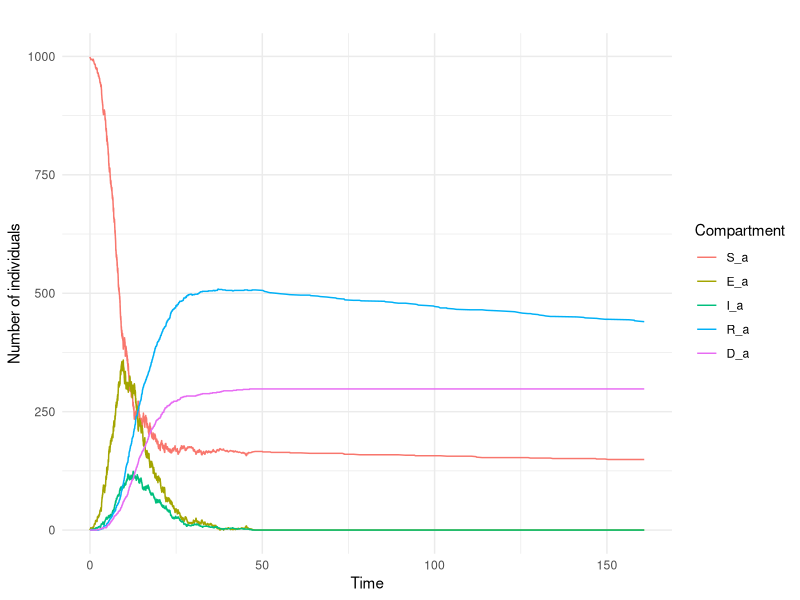
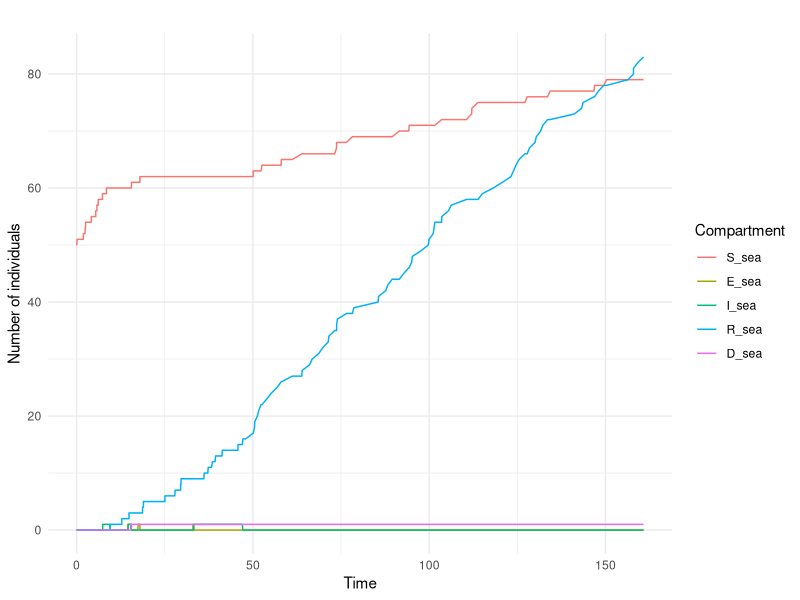
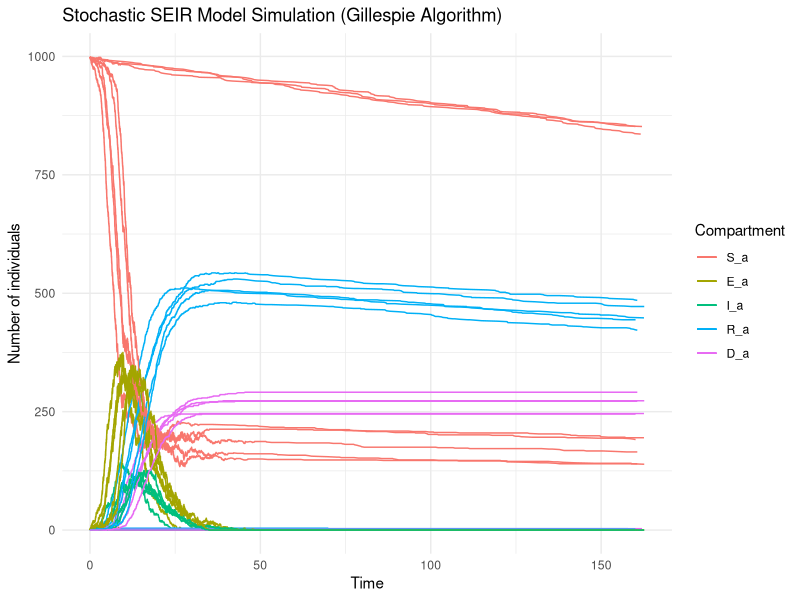
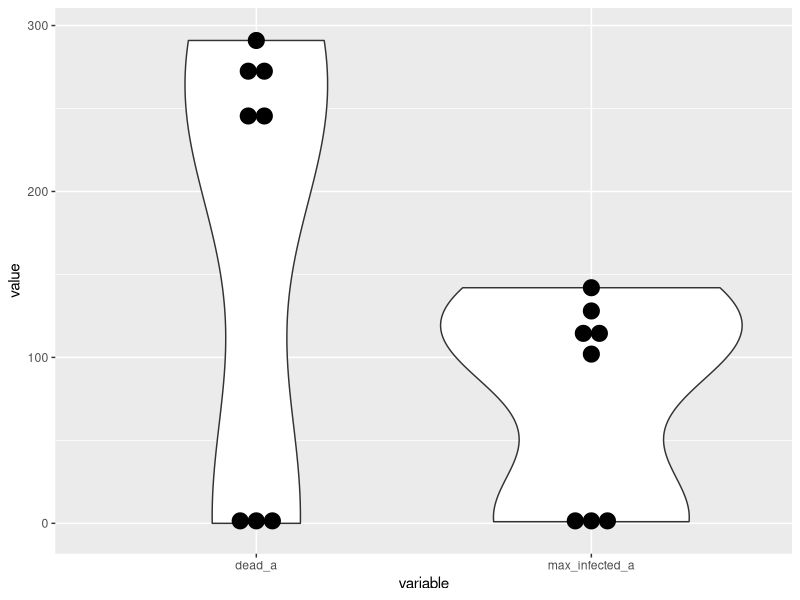

Here is the R script that generated these plots, in order:



# -------------------------------------------------------------------------


# -------------------------------------------------------------------------



library(tidyverse)
library(ggplot2)
library(reshape2)
library(abind)
library(cowplot)

# Parameters
total_time <- 160          # Simulation time

param = list( sigma = 1/5.2,            # Rate of progression from exposed to infectious (inverse of incubation period)
              gamma = 1/2.9,             # Recovery rate (inverse of infectious period)
              eta =  (1/5.2)*(0.1)*50,   # Rate of progression from infectious to exposed
              mu = (1/2.9) * 0.5,        # Rate of mortality 
              beta = c(0.01, 0.001),     # Transmission rate in a colony, at sea
              zeta = 0.001                # Transition from colony A to the sea
)


# Initial state

## In colony A
N <- 1000                  # Total population in colony A
initial_infected <- 1
initial_exposed <- 0
initial_recovered <- 0
initial_susceptible <- N - initial_infected - initial_exposed - initial_recovered
initial_dead <- 0

initial_state_A <- c(S = initial_susceptible,
                     E = initial_exposed,
                     I = initial_infected,
                     R = initial_recovered,
                     D = initial_dead)

## At sea
N <- 50                  # Total population at sea
initial_infected <- 0
initial_exposed <- 0
initial_recovered <- 0
initial_susceptible <- N - initial_infected - initial_exposed - initial_recovered
initial_dead <- 0

initial_state_sea <- c(S = initial_susceptible,
                       E = initial_exposed,
                       I = initial_infected,
                       R = initial_recovered,
                       D = initial_dead)



initial_state = matrix(data = c(initial_state_A,
                                initial_state_sea), 
                       nrow = 2, ncol = 5, 
                       byrow = T)

# Gillespie SEIR model function
gillespie_seir <- function(param, initial_state, total_time) {
  
  sigma = param$sigma
  gamma = param$gamma
  eta = param$eta
  mu = param$mu
  beta_colony = param$beta[1]
  beta_sea = param$beta[2]
  zeta = param$zeta

  times <- c(0)
  states <- array(dim = c(2,5,1), data = initial_state)
  
  while (times[length(times)] < total_time) {
    
    S_a <- states[1, 1, dim(states)[3]]
    E_a <- states[1, 2, dim(states)[3]]
    I_a <- states[1, 3, dim(states)[3]]
    R_a <- states[1, 4, dim(states)[3]]
    D_a <- states[1, 5, dim(states)[3]]
    
    S_sea <- states[2, 1, dim(states)[3]]
    E_sea <- states[2, 2, dim(states)[3]]
    I_sea <- states[2, 3, dim(states)[3]]
    R_sea <- states[2, 4, dim(states)[3]]
    D_sea <- states[2, 5, dim(states)[3]]
    
    rates <- c(
      "S_a_to_E_a" = beta_colony * S_a * I_a,
      "E_a_to_S_a" = eta * E_a,
      "E_a_to_I_a" = sigma * E_a,
      "I_a_to_R_a" = gamma * I_a,
      "I_a_to_D_a" = mu * I_a,
      
      "S_sea_to_E_sea" = beta_sea * S_sea * I_sea,
      "E_sea_to_S_sea" = eta * E_sea,
      "E_sea_to_I_sea" = sigma * E_sea,
      "I_sea_to_R_sea" = gamma * I_sea,
      "I_sea_to_D_sea" = mu * I_sea,
      
      "S_a_to_S_sea" = zeta * S_a,
      "E_a_to_E_sea" = zeta * E_a,
      "I_a_to_I_sea" = zeta * I_a,
      "R_a_to_R_sea" = zeta * R_a
      
      
    )
    
    total_rate <- sum(rates)
    
    if (total_rate == 0) {
      break
    }
    
    time_step <- rexp(1, total_rate)
    times <- c(times, times[length(times)] + time_step)
    
    transition <- sample(names(rates), 1, prob = rates / total_rate)
    
    if (transition == "S_a_to_E_a") {
      S_a <- S_a - 1
      E_a <- E_a + 1
    } else if (transition == "E_a_to_S_a") {
      E_a <- E_a - 1
      S_a <- S_a + 1
    } else if (transition == "E_a_to_I_a") {
      E_a <- E_a - 1
      I_a <- I_a + 1
    } else if (transition == "I_a_to_R_a") {
      I_a <- I_a - 1
      R_a <- R_a + 1
    } else if (transition == "I_a_to_D_a") {
      I_a <- I_a - 1
      D_a <- D_a + 1
    } else if (transition == "S_sea_to_E_sea") {
      S_sea <- S_sea - 1
      E_sea <- E_sea + 1
    } else if (transition == "E_sea_to_S_sea") {
      E_sea <- E_sea - 1
      S_sea <- S_sea + 1
    } else if (transition == "E_sea_to_I_sea") {
      E_sea <- E_sea - 1
      I_sea <- I_sea + 1
    } else if (transition == "I_sea_to_R_sea") {
      I_sea <- I_sea - 1
      R_sea <- R_sea + 1
    } else if (transition == "I_sea_to_D_sea") {
      I_sea <- I_sea - 1
      D_sea <- D_sea + 1
    } else if (transition == "S_a_to_S_sea") {
      S_a <- S_a - 1
      S_sea <- S_sea + 1
    } else if (transition == "E_a_to_E_sea") {
      E_a <- E_a - 1
      E_sea <- E_sea + 1
    } else if (transition == "I_a_to_I_sea") {
      I_a <- I_a - 1
      I_sea <- I_sea + 1
    } else if (transition == "R_a_to_R_sea") {
      R_a <- R_a - 1
      R_sea <- R_sea + 1
    }
    
    
    new_state = matrix(data = c(S_a, E_a, I_a, R_a, D_a,
                                S_sea, E_sea, I_sea, R_sea, D_sea), 
                           nrow = 2, ncol = 5, 
                           byrow = T)
    
    states <- abind(states, new_state)
  }
  
  output <- data.frame(
    time = times,
    S_a = states[1, 1, ],
    E_a = states[1, 2, ],
    I_a = states[1, 3, ],
    R_a = states[1, 4, ],
    D_a = states[1, 5, ],
    S_sea = states[2, 1, ],
    E_sea = states[2, 2, ],
    I_sea = states[2, 3, ],
    R_sea = states[2, 4, ],
    D_sea = states[2, 5, ]
  )
  
  return(output)
}

# Run simulation

output <- gillespie_seir(param, initial_state, total_time)



# Plot results
output_long <- melt(output, id = "time")
output_a <- output_long %>% filter(variable %in% c("S_a", "E_a", "I_a", "R_a", "D_a"))
plot_a <- ggplot(output_a, aes(x = time, y = value, color = variable)) +
  geom_line() +
  labs(x = "Time", y = "Number of individuals", color = "Compartment") +
  theme_minimal() +
  ggtitle("")

output_sea <- output_long %>% filter(variable %in% c("S_sea", "E_sea", "I_sea", "R_sea", "D_sea"))
plot_sea <- ggplot(output_sea, aes(x = time, y = value, color = variable)) +
  geom_line() +
  labs(x = "Time", y = "Number of individuals", color = "Compartment") +
  theme_minimal() +
  ggtitle("")

# Display plots
plot_a 
plot_sea



summary_output = function(output){
  
  N_a = output[1, c("S_a", "I_a")] %>% sum()
  
  max_infected_a = max(output[, "I_a"]) 
  prop_max_infected_a = max_infected_a / N_a
  dead_a = output[nrow(output), "D_a"]
  prop_dead_a = dead_a / N_a
  
  max_infected_sea = max(output[, "I_sea"]) 
  dead_sea = output[nrow(output), "D_sea"]
  
  prop_non_exposed_from_a = (output[nrow(output), "S_a"] + output[nrow(output), "S_sea"] - output[1, "S_sea"] ) / N_a
  
  return( data.frame(
    N_a = N_a,
    max_infected_a = max_infected_a,
    prop_max_infected_a = prop_max_infected_a,
    dead_a = dead_a,
    prop_dead_a = prop_dead_a,
    max_infected_sea = max_infected_sea,
    dead_sea = dead_sea,
    prop_non_exposed_from_a = prop_non_exposed_from_a
    
  ))
}


output_long_list = data.frame()
response_list = data.frame()

nb_iterations = 8

for (i in 1:nb_iterations){
  
  output = gillespie_seir(param, initial_state, total_time)
  output_long = melt(output, id = "time")
  
  output_long_i <- cbind(output_long,
                         data.frame(simulation = rep(i, times = nrow(output_long))))
  
  output_long_list = rbind(output_long_list, output_long_i)
  response_list = rbind(response_list, summary_output(output))
  
}


output_a <- output_long_list %>% filter(variable %in% c("S_a", "E_a", "I_a", "R_a", "D_a"))

p = ggplot()
for(i in 1:nb_iterations){
  p = p + geom_line(data = output_a %>% subset(., simulation == i )
                    , aes(x = time, y = value, color = variable)) 
}
p = p +
  labs(x = "Time", y = "Number of individuals", color = "Compartment") +
  theme_minimal() +
  ggtitle("Stochastic SEIR Model Simulation (Gillespie Algorithm)")


p


data_long <- pivot_longer(response_list, cols = -N_a, names_to = "variable", values_to = "value")

# Créer les diagrammes en violon pour chaque variable
ggplot(data_long %>% subset(., variable %in% c("dead_a", "max_infected_a")),
       aes(x = variable, y = value)) +
  geom_violin() + 
  geom_dotplot(binaxis='y', stackdir='center', dotsize=1)


